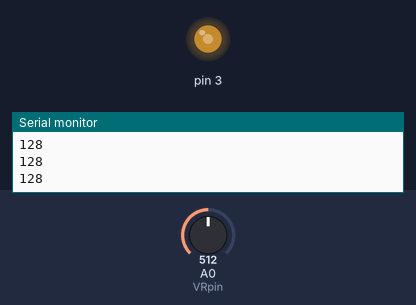
The sketch below on a simulated Arduino Uno, built with avr-gcc and run on an emulated ATmega328P. On the bench: output pins drawn as LEDs (lit = HIGH), the last lines printed to the serial monitor. Inputs (shaded band) come from the test bench; at power-on: A0 (VRpin) = 512.

Above: at 1.2 s.
1.3 s: A0 (VRpin) set to 306
At 1.7 s:
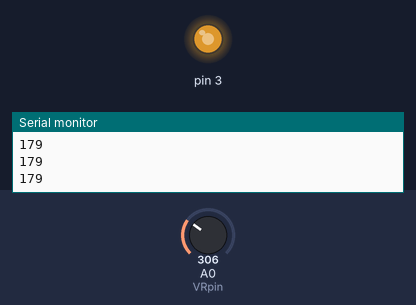
2.8 s: A0 (VRpin) set to 122
At 4.0 s:
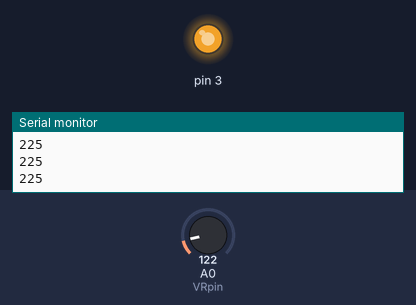
4.3 s: A0 (VRpin) set to 900
At 5.2 s:
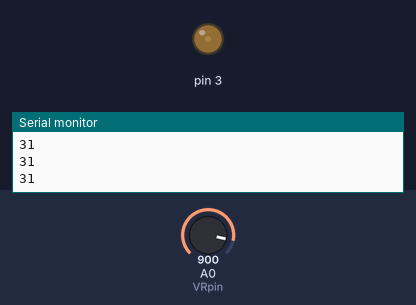
5.8 s: A0 (VRpin) set to 1023
At 6.4 s:
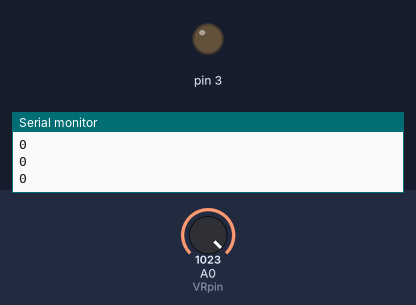
7.3 s: A0 (VRpin) set to 511
At 8.7 s:
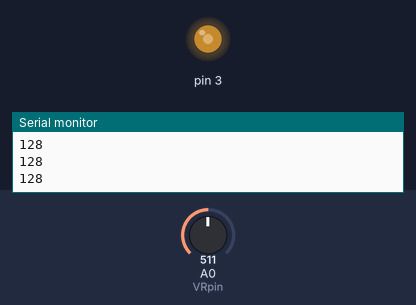
Timing chart, 0 to 9.8 s (numbered marks = the images above; inputs shaded):
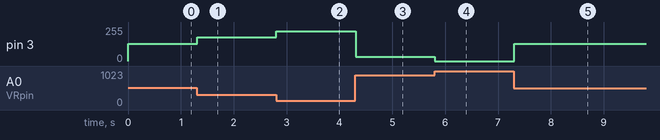

Measured:
- after the input at 1.3 s, pin 3: 128/255 → 179/255 at once
- after the input at 2.8 s, pin 3: 179/255 → 225/255 at once
- after the input at 4.3 s, pin 3: 225/255 → 31/255 at once
- after the input at 5.8 s, pin 3: 31/255 → 0/255 at once
- after the input at 7.3 s, pin 3: 0/255 → 128/255 at once

The sketch:

1100925_Arduino_VR_LED_Breathing.ino
```cpp
int VRpin = A0; // A0, A1, A2, A3, A4, A5
int val;
int x;

void setup()
{
  Serial.begin(9600);
  pinMode(VRpin, INPUT);
  pinMode(3, OUTPUT);

}

void loop()
{
  val = analogRead(VRpin);
  x = map(val, 0, 1023, 255, 0);
  Serial.println(x);
  analogWrite(3, x);

}
```
